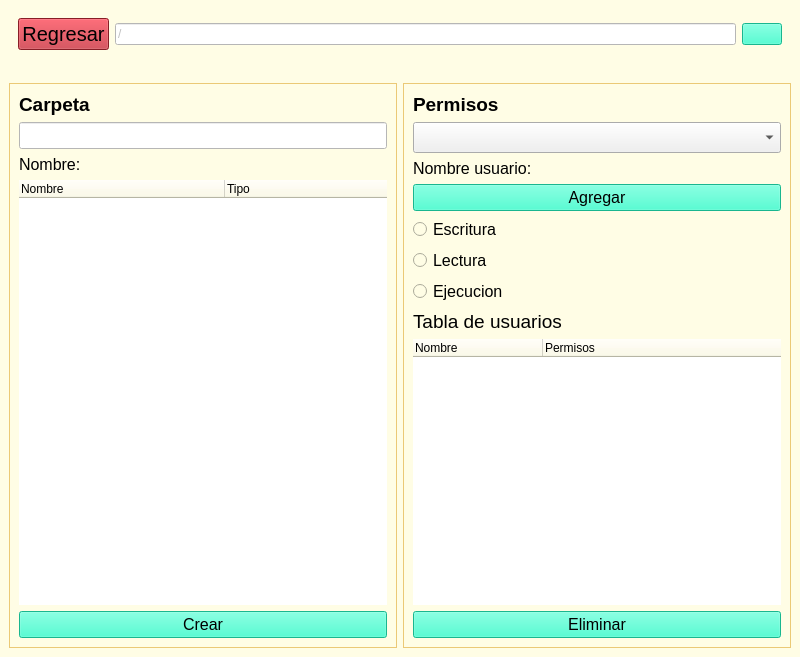
<?xml version="1.0" encoding="UTF-8"?>
<ui version="4.0">
 <class>MainWindow</class>
 <widget class="QMainWindow" name="MainWindow">
  <property name="geometry">
   <rect>
    <x>0</x>
    <y>0</y>
    <width>800</width>
    <height>657</height>
   </rect>
  </property>
  <property name="windowTitle">
   <string>MainWindow</string>
  </property>
  <widget class="QWidget" name="centralwidget">
   <property name="styleSheet">
    <string notr="true">QWidget{
	background-color:rgb(255, 253, 229);
}
QFrame{
	border:none;
}
QTreeWidget{
	background-color:white;
}</string>
   </property>
   <layout class="QVBoxLayout" name="verticalLayout" stretch="10">
    <property name="leftMargin">
     <number>0</number>
    </property>
    <property name="topMargin">
     <number>0</number>
    </property>
    <property name="rightMargin">
     <number>0</number>
    </property>
    <property name="bottomMargin">
     <number>0</number>
    </property>
    <item>
     <widget class="QFrame" name="panelInferior">
      <property name="styleSheet">
       <string notr="true">#Carpeta, #Permisos {
border: 1px solid rgb(235, 201, 118);
}
QPushButton{
	background-color:rgb(35, 255, 200);
}
QPushButton:hover{
	background-color:rgb(80, 214, 174);
}</string>
      </property>
      <property name="frameShape">
       <enum>QFrame::StyledPanel</enum>
      </property>
      <property name="frameShadow">
       <enum>QFrame::Raised</enum>
      </property>
      <layout class="QVBoxLayout" name="verticalLayout_4" stretch="1,11">
       <property name="leftMargin">
        <number>0</number>
       </property>
       <property name="topMargin">
        <number>0</number>
       </property>
       <property name="rightMargin">
        <number>0</number>
       </property>
       <property name="bottomMargin">
        <number>0</number>
       </property>
       <item>
        <widget class="QFrame" name="panelRuta">
         <property name="frameShape">
          <enum>QFrame::StyledPanel</enum>
         </property>
         <property name="frameShadow">
          <enum>QFrame::Raised</enum>
         </property>
         <layout class="QHBoxLayout" name="horizontalLayout_3">
          <item>
           <widget class="QFrame" name="paneSuperior">
            <property name="frameShape">
             <enum>QFrame::StyledPanel</enum>
            </property>
            <property name="frameShadow">
             <enum>QFrame::Raised</enum>
            </property>
            <layout class="QHBoxLayout" name="horizontalLayout_2">
             <item>
              <widget class="QPushButton" name="btnRegresar">
               <property name="font">
                <font>
                 <pointsize>15</pointsize>
                </font>
               </property>
               <property name="styleSheet">
                <string notr="true">QPushButton{
	background-color:rgb(191, 42, 53)
}
QPushButton:hover{
	background-color:rgb(211, 42, 53)
}</string>
               </property>
               <property name="text">
                <string>Regresar</string>
               </property>
               <property name="icon">
                <iconset>
                 <normaloff>../src/img/volver-icon.png</normaloff>../src/img/volver-icon.png</iconset>
               </property>
               <property name="iconSize">
                <size>
                 <width>25</width>
                 <height>25</height>
                </size>
               </property>
              </widget>
             </item>
             <item>
              <widget class="QLineEdit" name="txtRuta">
               <property name="enabled">
                <bool>false</bool>
               </property>
               <property name="styleSheet">
                <string notr="true">background-color:white;
color:gray;</string>
               </property>
               <property name="text">
                <string/>
               </property>
               <property name="placeholderText">
                <string>/</string>
               </property>
              </widget>
             </item>
             <item>
              <widget class="QPushButton" name="btnSubirNivel">
               <property name="toolTip">
                <string>Sube un nivel en la ruta</string>
               </property>
               <property name="text">
                <string/>
               </property>
               <property name="icon">
                <iconset>
                 <normaloff>../src/img/flechaArriba-icon.png</normaloff>../src/img/flechaArriba-icon.png</iconset>
               </property>
               <property name="iconSize">
                <size>
                 <width>15</width>
                 <height>15</height>
                </size>
               </property>
              </widget>
             </item>
            </layout>
           </widget>
          </item>
         </layout>
        </widget>
       </item>
       <item>
        <widget class="QFrame" name="PanelContenidoInferior">
         <property name="frameShape">
          <enum>QFrame::StyledPanel</enum>
         </property>
         <property name="frameShadow">
          <enum>QFrame::Raised</enum>
         </property>
         <layout class="QHBoxLayout" name="horizontalLayout">
          <item>
           <widget class="QFrame" name="Carpeta">
            <property name="styleSheet">
             <string notr="true"/>
            </property>
            <property name="frameShape">
             <enum>QFrame::StyledPanel</enum>
            </property>
            <property name="frameShadow">
             <enum>QFrame::Raised</enum>
            </property>
            <layout class="QVBoxLayout" name="verticalLayout_3">
             <item>
              <widget class="QLabel" name="lblTituloCarpeta">
               <property name="font">
                <font>
                 <family>Arial</family>
                 <pointsize>14</pointsize>
                 <weight>75</weight>
                 <italic>false</italic>
                 <bold>true</bold>
                 <underline>false</underline>
                 <strikeout>false</strikeout>
                 <kerning>true</kerning>
                </font>
               </property>
               <property name="text">
                <string>Carpeta</string>
               </property>
              </widget>
             </item>
             <item>
              <widget class="QLineEdit" name="txtNombreCarpeta">
               <property name="font">
                <font>
                 <family>Arial</family>
                 <pointsize>12</pointsize>
                </font>
               </property>
               <property name="styleSheet">
                <string notr="true">background-color:white;</string>
               </property>
              </widget>
             </item>
             <item>
              <widget class="QLabel" name="lblNombreCarpeta">
               <property name="font">
                <font>
                 <family>Arial</family>
                 <pointsize>12</pointsize>
                 <weight>50</weight>
                 <italic>false</italic>
                 <bold>false</bold>
                 <underline>false</underline>
                 <strikeout>false</strikeout>
                 <kerning>true</kerning>
                </font>
               </property>
               <property name="text">
                <string>Nombre:</string>
               </property>
              </widget>
             </item>
             <item>
              <widget class="QTreeWidget" name="arbolPrincipal">
               <property name="styleSheet">
                <string notr="true"/>
               </property>
               <property name="horizontalScrollBarPolicy">
                <enum>Qt::ScrollBarAlwaysOff</enum>
               </property>
               <property name="sizeAdjustPolicy">
                <enum>QAbstractScrollArea::AdjustIgnored</enum>
               </property>
               <property name="autoScroll">
                <bool>true</bool>
               </property>
               <property name="indentation">
                <number>20</number>
               </property>
               <property name="columnCount">
                <number>3</number>
               </property>
               <attribute name="headerVisible">
                <bool>true</bool>
               </attribute>
               <attribute name="headerDefaultSectionSize">
                <number>206</number>
               </attribute>
               <column>
                <property name="text">
                 <string>Nombre</string>
                </property>
               </column>
               <column>
                <property name="text">
                 <string>Tipo</string>
                </property>
               </column>
               <column>
                <property name="text">
                 <string>Ruta</string>
                </property>
               </column>
              </widget>
             </item>
             <item>
              <widget class="QPushButton" name="btnCrearCarpeta">
               <property name="font">
                <font>
                 <family>Arial</family>
                 <pointsize>12</pointsize>
                </font>
               </property>
               <property name="text">
                <string>Crear</string>
               </property>
              </widget>
             </item>
            </layout>
           </widget>
          </item>
          <item>
           <widget class="QFrame" name="Permisos">
            <property name="frameShape">
             <enum>QFrame::StyledPanel</enum>
            </property>
            <property name="frameShadow">
             <enum>QFrame::Raised</enum>
            </property>
            <layout class="QVBoxLayout" name="verticalLayout_2">
             <item>
              <widget class="QLabel" name="lblTituloPermisos">
               <property name="font">
                <font>
                 <family>Arial</family>
                 <pointsize>14</pointsize>
                 <weight>75</weight>
                 <italic>false</italic>
                 <bold>true</bold>
                 <underline>false</underline>
                 <strikeout>false</strikeout>
                 <kerning>true</kerning>
                </font>
               </property>
               <property name="text">
                <string>Permisos</string>
               </property>
              </widget>
             </item>
             <item>
              <widget class="QComboBox" name="cbNombreUsuario">
               <property name="sizePolicy">
                <sizepolicy hsizetype="Preferred" vsizetype="Preferred">
                 <horstretch>0</horstretch>
                 <verstretch>0</verstretch>
                </sizepolicy>
               </property>
               <property name="minimumSize">
                <size>
                 <width>0</width>
                 <height>20</height>
                </size>
               </property>
               <property name="font">
                <font>
                 <family>Arial</family>
                 <pointsize>14</pointsize>
                </font>
               </property>
               <property name="toolTipDuration">
                <number>-1</number>
               </property>
               <property name="layoutDirection">
                <enum>Qt::LeftToRight</enum>
               </property>
               <property name="autoFillBackground">
                <bool>false</bool>
               </property>
               <property name="styleSheet">
                <string notr="true">background-color:rgb(240, 240, 240);</string>
               </property>
               <property name="editable">
                <bool>false</bool>
               </property>
               <property name="currentText">
                <string/>
               </property>
               <property name="currentIndex">
                <number>-1</number>
               </property>
               <property name="maxVisibleItems">
                <number>10</number>
               </property>
               <property name="maxCount">
                <number>10</number>
               </property>
               <property name="insertPolicy">
                <enum>QComboBox::NoInsert</enum>
               </property>
               <property name="sizeAdjustPolicy">
                <enum>QComboBox::AdjustToContents</enum>
               </property>
               <property name="duplicatesEnabled">
                <bool>false</bool>
               </property>
              </widget>
             </item>
             <item>
              <widget class="QLabel" name="lblNombreUsuario">
               <property name="font">
                <font>
                 <family>Arial</family>
                 <pointsize>12</pointsize>
                 <weight>50</weight>
                 <italic>false</italic>
                 <bold>false</bold>
                 <underline>false</underline>
                 <strikeout>false</strikeout>
                 <kerning>true</kerning>
                </font>
               </property>
               <property name="text">
                <string>Nombre usuario: </string>
               </property>
              </widget>
             </item>
             <item>
              <widget class="QPushButton" name="btnAgregarUsuario">
               <property name="font">
                <font>
                 <family>Arial</family>
                 <pointsize>12</pointsize>
                </font>
               </property>
               <property name="text">
                <string>Agregar</string>
               </property>
              </widget>
             </item>
             <item>
              <widget class="QRadioButton" name="rbtnEscritura">
               <property name="font">
                <font>
                 <family>Arial</family>
                 <pointsize>12</pointsize>
                </font>
               </property>
               <property name="text">
                <string>Escritura</string>
               </property>
               <property name="autoExclusive">
                <bool>false</bool>
               </property>
              </widget>
             </item>
             <item>
              <widget class="QRadioButton" name="rbtnLectura">
               <property name="font">
                <font>
                 <family>Arial</family>
                 <pointsize>12</pointsize>
                </font>
               </property>
               <property name="text">
                <string>Lectura</string>
               </property>
               <property name="autoExclusive">
                <bool>false</bool>
               </property>
              </widget>
             </item>
             <item>
              <widget class="QRadioButton" name="rbtnEjecucion">
               <property name="font">
                <font>
                 <family>Arial</family>
                 <pointsize>12</pointsize>
                </font>
               </property>
               <property name="text">
                <string>Ejecucion</string>
               </property>
               <property name="autoExclusive">
                <bool>false</bool>
               </property>
              </widget>
             </item>
             <item>
              <widget class="QLabel" name="lblTituloListView">
               <property name="font">
                <font>
                 <family>Arial</family>
                 <pointsize>14</pointsize>
                 <weight>50</weight>
                 <italic>false</italic>
                 <bold>false</bold>
                 <underline>false</underline>
                 <strikeout>false</strikeout>
                 <kerning>true</kerning>
                </font>
               </property>
               <property name="text">
                <string>Tabla de usuarios</string>
               </property>
              </widget>
             </item>
             <item>
              <widget class="QTreeWidget" name="arbolPermisos">
               <property name="horizontalScrollBarPolicy">
                <enum>Qt::ScrollBarAlwaysOff</enum>
               </property>
               <property name="sizeAdjustPolicy">
                <enum>QAbstractScrollArea::AdjustIgnored</enum>
               </property>
               <property name="autoScroll">
                <bool>true</bool>
               </property>
               <property name="selectionMode">
                <enum>QAbstractItemView::SingleSelection</enum>
               </property>
               <property name="selectionBehavior">
                <enum>QAbstractItemView::SelectRows</enum>
               </property>
               <property name="indentation">
                <number>20</number>
               </property>
               <attribute name="headerVisible">
                <bool>true</bool>
               </attribute>
               <attribute name="headerCascadingSectionResizes">
                <bool>false</bool>
               </attribute>
               <attribute name="headerDefaultSectionSize">
                <number>130</number>
               </attribute>
               <attribute name="headerHighlightSections">
                <bool>true</bool>
               </attribute>
               <attribute name="headerMinimumSectionSize">
                <number>19</number>
               </attribute>
               <attribute name="headerShowSortIndicator" stdset="0">
                <bool>false</bool>
               </attribute>
               <attribute name="headerStretchLastSection">
                <bool>true</bool>
               </attribute>
               <column>
                <property name="text">
                 <string>Nombre</string>
                </property>
               </column>
               <column>
                <property name="text">
                 <string>Permisos</string>
                </property>
               </column>
              </widget>
             </item>
             <item>
              <widget class="QPushButton" name="btnEliminarUsuario">
               <property name="font">
                <font>
                 <family>Arial</family>
                 <pointsize>12</pointsize>
                </font>
               </property>
               <property name="text">
                <string>Eliminar</string>
               </property>
              </widget>
             </item>
            </layout>
           </widget>
          </item>
         </layout>
        </widget>
       </item>
      </layout>
     </widget>
    </item>
   </layout>
  </widget>
 </widget>
 <resources/>
 <connections/>
</ui>
